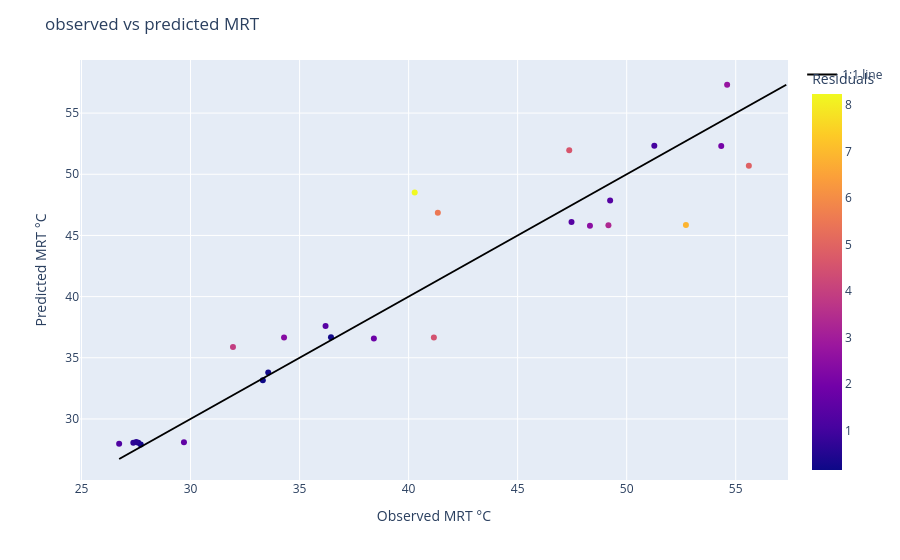

Write notebook code for a chart like this one.
### Code cell
# plot

# Scatter
fig = px.scatter(
    points_proj,
    x=points_proj['MRT'],
    y=points_proj['MRT_predicted'],
    color=abs(points_proj['residuals']),
    hover_data=["tg_corr", "TA","wind_mean", "Instrument", "condition", "residuals", "WIND M/S", "context"],
)

# 1:1 line
m = min(obs.min(), pred.min())
M = max(obs.max(), pred.max())

fig.add_scatter(
    x=[m, M],
    y=[m, M],
    mode="lines",
    line=dict(color="black", width=2), 
    name="1:1 line"
)

fig.update_layout(
    xaxis_title="Observed MRT °C",
    yaxis_title="Predicted MRT °C",
    title="observed vs predicted MRT", 
    coloraxis_colorbar=dict(title="Residuals")
)


fig.show()

### Figure 1 — Plotly figure (JSON) as saved in the notebook; plotly's stock layout.template omitted (floating-point values rounded to 4 significant figures; data arrays with more than 128 entries replaced by an {"elided": "..."} marker saying what was removed)
{"data": [{"customdata": {"elided": "26x8 mixed values"}, "hovertemplate": "MRT=%{x}<br>MRT_predicted=%{y}<br>tg_corr=%{customdata[0]}<br>TA=%{customdata[1]}<br>wind_mean=%{customdata[2]}<br>Instrument=%{customdata[3]}<br>condition=%{customdata[4]}<br>residuals=%{customdata[5]}<br>WIND M/S=%{customdata[6]}<br>context=%{customdata[7]}<br>color=%{marker.color}<extra></extra>", "legendgroup": "", "marker": {"color": [0.2425, 2.37, 2.027, 1.064, 8.234, 5.517, 1.832, 4.598, 2.517, 4.493, 2.711, 3.337, 1.408, 1.38, 4.902, 3.928, 1.595, 0.1579, 0.188, 1.38, 0.6871, 0.4546, 0.2438, 0.5954, 1.25, 6.867], "coloraxis": "coloraxis", "symbol": "circle"}, "mode": "markers", "name": "", "orientation": "v", "showlegend": false, "type": "scatter", "x": [36.44, 34.29, 54.33, 51.27, 40.28, 41.34, 38.41, 47.36, 48.32, 41.16, 54.61, 49.16, 36.19, 47.47, 55.6, 31.95, 29.7, 33.31, 27.72, 49.24, 27.38, 27.6, 33.56, 27.51, 26.73, 52.72], "xaxis": "x", "y": [36.68, 36.66, 52.31, 52.33, 48.51, 46.86, 36.57, 51.96, 45.8, 36.67, 57.32, 45.83, 37.6, 46.09, 50.7, 35.87, 28.1, 33.16, 27.91, 47.86, 28.06, 28.06, 33.81, 28.11, 27.98, 45.85], "yaxis": "y"}, {"line": {"color": "black", "width": 2}, "mode": "lines", "name": "1:1 line", "type": "scatter", "x": [26.73, 57.32], "y": [26.73, 57.32]}], "layout": {"coloraxis": {"colorbar": {"title": {"text": "Residuals"}}, "colorscale": [[0, "#0d0887"], [0.1111, "#46039f"], [0.2222, "#7201a8"], [0.3333, "#9c179e"], [0.4444, "#bd3786"], [0.5556, "#d8576b"], [0.6667, "#ed7953"], [0.7778, "#fb9f3a"], [0.8889, "#fdca26"], [1, "#f0f921"]]}, "legend": {"tracegroupgap": 0}, "margin": {"t": 60}, "title": {"text": "observed vs predicted MRT"}, "xaxis": {"anchor": "y", "domain": [0, 1], "title": {"text": "Observed MRT °C"}}, "yaxis": {"anchor": "x", "domain": [0, 1], "title": {"text": "Predicted MRT °C"}}}}
